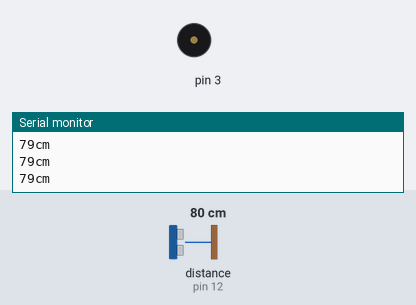
The sketch below on a simulated Arduino Uno, built with avr-gcc and run on an emulated ATmega328P. On the bench: buzzer (waves = sounding), the last lines printed to the serial monitor. Wiring (inferred from the names in the program): ultrasonic range finder: trigger pin 13; echo pin 12. Inputs (shaded band) come from the test bench; at power-on: distance to the obstacle (sensor on pin 12) 80 cm. The echo pulse lasts 58.3 µs per cm.

Above: at 1.2 s.
1.3 s: distance to the obstacle (sensor on pin 12) set to 96 cm
4.3 s: distance to the obstacle (sensor on pin 12) set to 107 cm
At 11.6 s:
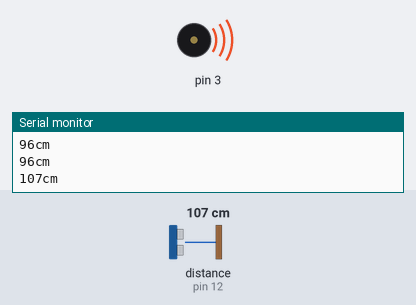
Timing chart, 0 to 13.1 s (numbered marks = the images above; inputs shaded):
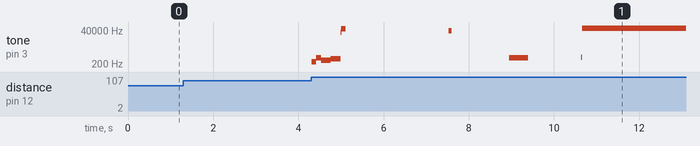

The sketch:

sketch_jan30a.ino
```cpp
#include "pitches.h"

const unsigned int TRIG_PIN = 13;
const unsigned int ECHO_PIN = 12;
const unsigned int BAUD_RATE = 9600;

int melody[] = {NOTE_D4, NOTE_C5, NOTE_FS4, NOTE_A4};
int noteDurations[] = {8, 8, 4, 4};
int speed = 90;
void (*resetFunc)(void) = 0; // Declare reset function pointer

void setup() {
  pinMode(TRIG_PIN, OUTPUT);
  pinMode(ECHO_PIN, INPUT);
  Serial.begin(BAUD_RATE);
}

void notePlay() {
  for (int thisNote = 0; melody[thisNote] != -1; thisNote++) {
    int noteDuration = 1000 / noteDurations[thisNote];
    tone(3, melody[thisNote], noteDuration);
    delay(noteDuration * 0.9); // Add a slight delay after playing the note
    noTone(3);
  }
}
void loop() {
  digitalWrite(TRIG_PIN, LOW);
  delayMicroseconds(2);
  digitalWrite(TRIG_PIN, HIGH);
  delayMicroseconds(10);
  digitalWrite(TRIG_PIN, LOW);

  digitalWrite(ECHO_PIN, LOW);
  delayMicroseconds(5);
  digitalWrite(ECHO_PIN, HIGH);
  delayMicroseconds(10);
  digitalWrite(ECHO_PIN, LOW);

  pinMode(ECHO_PIN, INPUT);
  long duration = pulseIn(ECHO_PIN, HIGH);
  long cm = (duration / 2) / 29.1;
  Serial.print(cm);
  Serial.print("cm");
  Serial.println();

  if (cm > 100) {
    notePlay();
    delay(100);
    Serial.print("Reet");
    resetFunc();
  }
}
```

pitches.h
```cpp
#
#define NOTE_B0 31

#define NOTE_C1 33

#define NOTE_CS1 35

#define NOTE_D1 37

#define NOTE_DS1 39

#define NOTE_E1 41

#define NOTE_F1 44

#define NOTE_FS1 46

#define NOTE_G1 49

#define NOTE_GS1 52

#define NOTE_A1 55

#define NOTE_AS1 58

#define NOTE_B1 62

#define NOTE_C2 65

#define NOTE_CS2 69

#define NOTE_D2 73

#define NOTE_DS2 78

#define NOTE_E2 82

#define NOTE_F2 87

#define NOTE_FS2 93

#define NOTE_G2 98

#define NOTE_GS2 104

#define NOTE_A2 110

#define NOTE_AS2 117

#define NOTE_B2 123

#define NOTE_C3 131

#define NOTE_CS3 139

#define NOTE_D3 147

#define NOTE_DS3 156

#define NOTE_E3 165

#define NOTE_F3 175

#define NOTE_FS3 185

#define NOTE_G3 196

#define NOTE_GS3 208

#define NOTE_A3 220

#define NOTE_AS3 233

#define NOTE_B3 247

#define NOTE_C4 262

#define NOTE_CS4 277

#define NOTE_D4 294

#define NOTE_DS4 311

#define NOTE_E4 330

#define NOTE_F4 349

#define NOTE_FS4 370

#define NOTE_G4 392

#define NOTE_GS4 415

#define NOTE_A4 440

#define NOTE_AS4 466

#define NOTE_B4 494

#define NOTE_C5 523

#define NOTE_CS5 554

#define NOTE_D5 587

#define NOTE_DS5 622

#define NOTE_E5 659

#define NOTE_F5 698

#define NOTE_FS5 740

#define NOTE_G5 784

#define NOTE_GS5 831

#define NOTE_A5 880

#define NOTE_AS5 932

#define NOTE_B5 988

#define NOTE_C6 1047

#define NOTE_CS6 1109

#define NOTE_D6 1175

#define NOTE_DS6 1245

#define NOTE_E6 1319

#define NOTE_F6 1397

#define NOTE_FS6 1480

#define NOTE_G6 1568

#define NOTE_GS6 1661

#define NOTE_A6 1760

#define NOTE_AS6 1865

#define NOTE_B6 1976

#define NOTE_C7 2093

#define NOTE_CS7 2217

#define NOTE_D7 2349

#define NOTE_DS7 2489

#define NOTE_E7 2637

#define NOTE_F7 2794

#define NOTE_FS7 2960

#define NOTE_G7 3136

#define NOTE_GS7 3322

#define NOTE_A7 3520

#define NOTE_AS7 3729

#define NOTE_B7 3951

#define NOTE_C8 4186

#define NOTE_CS8 4435

#define NOTE_D8 4699

#define NOTE_DS8 4978

#define END -1
```

Measured:
- the behaviour switches between 101 and 102 cm on distance to the obstacle (sensor on pin 12) (found by bisection; images 0 and 1)
- after the input at 4.3 s, tone on pin 3: plays 294 Hz for 0.11 s, 523 Hz for 0.11 s, 370 Hz for 0.23 s, 440 Hz for 0.24 s, 28928 Hz for 0.01 s, 48904 Hz for 0.10 s … (10 notes in this stretch), starting at once
